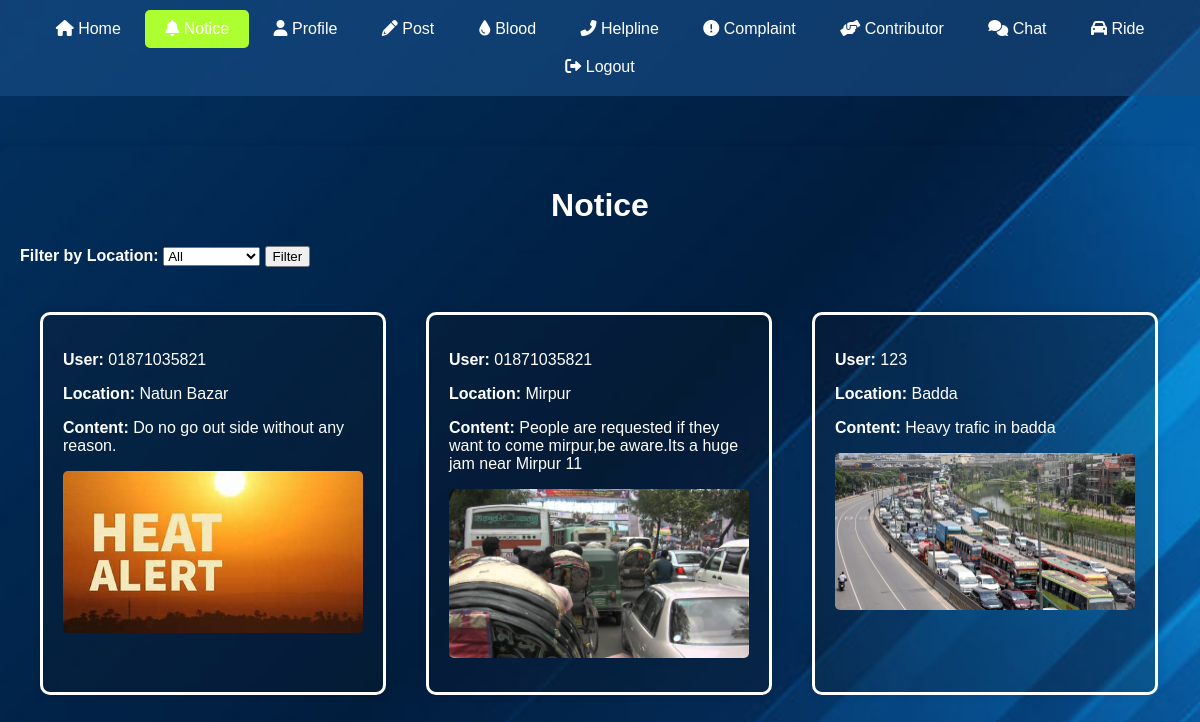
The app's page /usernotice.php with its own data.
### tables this page shows
CREATE TABLE `notice` (
  `first_name` varchar(30) NOT NULL,
  `notices` varchar(1500) NOT NULL,
  `images` longblob NOT NULL,
  `location` enum('Badda','Natun Bazar','Mirpur') NOT NULL
);

### usernotice.php (the view, shortened to what this page needs)
<!DOCTYPE html>
<html lang="en">
<head>
    <link rel="stylesheet" href="https://cdnjs.cloudflare.com/ajax/libs/font-awesome/6.0.0-beta3/css/all.min.css">
</head>
<body>
<div class="menu-bar">
        <a href="user_newsfeed.php"><i class="fas fa-home"></i> Home</a>
        <a href="usernotice.php"><i class="fas fa-bell"></i> Notice</a>
        <a href="profile.php"><i class="fas fa-user"></i> Profile</a>
        <a href="postview.php"><i class="fas fa-pencil-alt"></i> Post</a>
        <a href="search.php"><i class="fas fa-tint"></i> Blood</a>
        <a href="helpline.php"><i class="fas fa-phone-alt"></i> Helpline</a>
        <a href="complains.php"><i class="fas fa-exclamation-circle"></i> Complaint</a>
        <a href="contributer.php"><i class="fas fa-hands-helping"></i> Contributor</a>
        <a href="chatting.php"><i class="fas fa-comments"></i> Chat</a>
        <a href="save_ride.php"><i class="fas fa-car"></i> Ride</a>
        <a href="login.html"><i class="fas fa-sign-out-alt"></i> Logout</a>
</div>
<div class="container">
<h1 style="text-align: center; color: white;">Notice</h1>
    <div class="filter-dropdown">
        <form method="get" action="<?php echo htmlspecialchars($_SERVER["PHP_SELF"]); ?>">
        <label for="filter_location" style="color: white;">Filter by Location:</label>
            <select name="filter_location" id="filter_location">
                <option value="All">All</option>
            </select>
            <input type="submit" value="Filter">
        </form>
    </div>
    <div class="post-card">
        <?php
        $servername = "localhost";
        $username = "root";
        $password = "";
        $database = "blood_donors";
        $conn = new mysqli($servername, $username, $password, $database);
        $filter_location = isset($_GET['filter_location']) ? $_GET['filter_location'] : 'All';
        if ($filter_location != 'All') {
            $sql_filter = " WHERE location = '$filter_location'";
        } else {
            $sql_filter = "";
        }
        $sql = "SELECT * FROM notice" . $sql_filter;
        $result = $conn->query($sql);
        if ($result->num_rows > 0) {
            while ($row = $result->fetch_assoc()) {
                echo "<div class='card'>";
                echo "<p><strong>User:</strong> " . $row['first_name'] . "</p>";
                echo "<p><strong>Location:</strong> " . $row['location'] . "</p>";
                echo "<p><strong>Content:</strong> " . $row['notices'] . "</p>";
                if (!empty($row['images'])) {
                    echo "<img src='uploads/" . $row['images'] . "' alt='Notice Image'>";
                }
                echo "</div>";
            }
        } else {
            echo "<p>No notices found.</p>";
        }
        ?>
    </div>
</div>
</body>
</html>

### usernotice.php (style rules this page uses)
body { font-family: Arial, sans-serif; margin: 0; padding: 0; background-size: cover; background-position: center; background-attachment: fixed; background-image:url("nahi2.jpg") }
.container { max-width: 1423px; margin: 50px auto; padding: 20px; border-radius: 10px; box-shadow: 0 0 10px rgba(0, 0, 0, 0.1); }
.post-card { display: flex; flex-wrap: nowrap; overflow-x: auto; margin-bottom: 20px; }
.card { flex: 0 0 300px; border: 3px solid; border-radius: 10px; padding: 20px; background-color:rgba(22, 22, 22, 0.2); box-shadow: 0 0 10px rgba(0, 0, 0, 0.1); transition: transform 0.3s; color: white; margin-top: 25px; margin-left: 20px; margin-right: 20px; margin-bottom: 25px; }
.card img { max-width: 100%; height: auto; border-radius: 5px; margin-bottom: 10px; }
.filter-dropdown { margin-bottom: 20px; }
.filter-dropdown label { font-weight: bold; }
.menu-bar { overflow: hidden; background-color: #194d85a1; color: #ffffff; text-align: center; padding: 10px 0; position: relative; }
.menu-bar a { display: inline-block; color: #ffffff; padding: 10px 20px; text-decoration: none; }
.active-page { background-color: greenyellow; border-radius: 5px; color:black; }

### records on screen
notice: first_name "01871035821", location "Natun Bazar", notices "Do no go out side without any reason.", images (picture)
notice: first_name "01871035821", location "Mirpur", notices "People are requested if they want to come mirpur,be aware.Its a huge jam near Mirpur 11", images (picture)
notice: first_name "123", location "Badda", notices "Heavy trafic in badda", images (picture)
